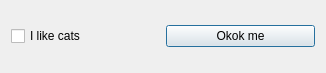
<?xml version="1.0" encoding="UTF-8"?>
<ui version="4.0">
 <class>Dialog</class>
 <widget class="QDialog" name="Dialog">
  <property name="geometry">
   <rect>
    <x>0</x>
    <y>0</y>
    <width>326</width>
    <height>73</height>
   </rect>
  </property>
  <property name="windowTitle">
   <string>Dialog</string>
  </property>
  <layout class="QHBoxLayout" name="horizontalLayout">
   <item>
    <widget class="QCheckBox" name="checkBox_2">
     <property name="text">
      <string>I like cats</string>
     </property>
    </widget>
   </item>
   <item>
    <widget class="QPushButton" name="pushButton">
     <property name="text">
      <string>Okok me</string>
     </property>
    </widget>
   </item>
  </layout>
 </widget>
 <layoutdefault spacing="6" margin="11"/>
 <resources/>
 <connections/>
</ui>
